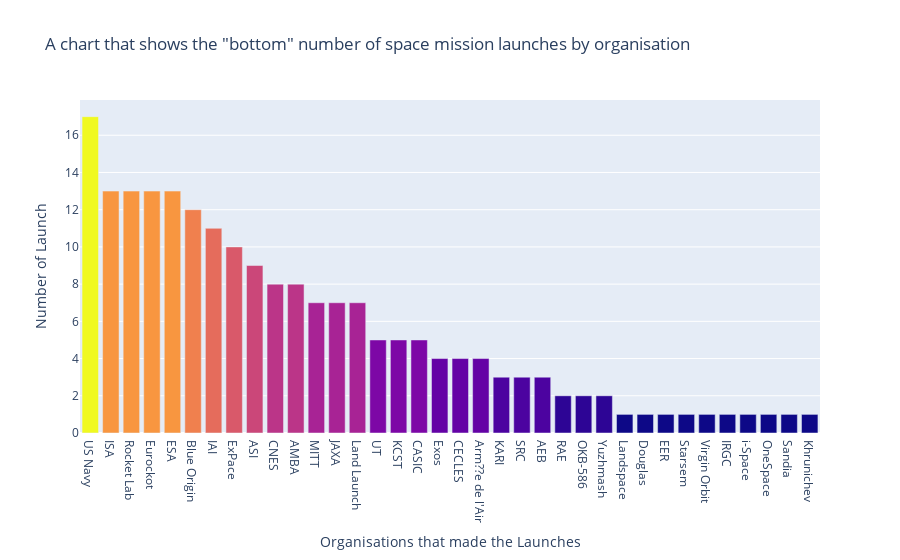

Write notebook code for a chart like this one.
### Code cell
launches_by_company = df.Organisation.value_counts()
bar = px.bar(
    x=launches_by_company.index[20:], 
    y=launches_by_company.values[20:],
    color=launches_by_company.values[20:],
    color_continuous_scale='plasma',
    title='A chart that shows the "bottom" number of space mission launches by organisation')
bar.update_layout(yaxis_title='Number of Launch', xaxis_title='Organisations that made the Launches', coloraxis_showscale=False)
bar.show()

### Figure 1 — Plotly figure (JSON) as saved in the notebook; plotly's stock layout.template omitted (floating-point values rounded to 4 significant figures)
{"data": [{"alignmentgroup": "True", "hovertemplate": "x=%{x}<br>y=%{y}<br>color=%{marker.color}<extra></extra>", "legendgroup": "", "marker": {"color": [17, 13, 13, 13, 13, 12, 11, 10, 9, 8, 8, 7, 7, 7, 5, 5, 5, 4, 4, 4, 3, 3, 3, 2, 2, 2, 1, 1, 1, 1, 1, 1, 1, 1, 1, 1], "coloraxis": "coloraxis", "pattern": {"shape": ""}}, "name": "", "offsetgroup": "", "orientation": "v", "showlegend": false, "textposition": "auto", "type": "bar", "x": ["US Navy", "ISA", "Rocket Lab", "Eurockot", "ESA", "Blue Origin", "IAI", "ExPace", "ASI", "CNES", "AMBA", "MITT", "JAXA", "Land Launch", "UT", "KCST", "CASIC", "Exos", "CECLES", "Arm??e de l'Air", "KARI", "SRC", "AEB", "RAE", "OKB-586", "Yuzhmash", "Landspace", "Douglas", "EER", "Starsem", "Virgin Orbit", "IRGC", "i-Space", "OneSpace", "Sandia", "Khrunichev"], "xaxis": "x", "y": [17, 13, 13, 13, 13, 12, 11, 10, 9, 8, 8, 7, 7, 7, 5, 5, 5, 4, 4, 4, 3, 3, 3, 2, 2, 2, 1, 1, 1, 1, 1, 1, 1, 1, 1, 1], "yaxis": "y"}], "layout": {"barmode": "relative", "coloraxis": {"colorbar": {"title": {"text": "color"}}, "colorscale": [[0, "#0d0887"], [0.1111, "#46039f"], [0.2222, "#7201a8"], [0.3333, "#9c179e"], [0.4444, "#bd3786"], [0.5556, "#d8576b"], [0.6667, "#ed7953"], [0.7778, "#fb9f3a"], [0.8889, "#fdca26"], [1, "#f0f921"]], "showscale": false}, "legend": {"tracegroupgap": 0}, "title": {"text": "A chart that shows the \"bottom\" number of space mission launches by organisation"}, "xaxis": {"anchor": "y", "domain": [0, 1], "title": {"text": "Organisations that made the Launches"}}, "yaxis": {"anchor": "x", "domain": [0, 1], "title": {"text": "Number of Launch"}}}}
